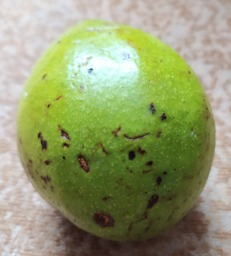
#> input picture data/crops/IMG_1002_0.jpg, 231 x 256 px
$ python -i prepare_data.py   (imports and definitions only)
#> lines starting #> are read from the running program, lines starting #| are printed output that depends on the picture
"""Step 2: turn the raw YOLO-format dataset into per-fruit crops + a leak-free split.

Raw data: full photos (data/raw/extracted/images) + YOLO box labels
(data/raw/extracted/labels, one line per fruit: class cx cy w h, all relative 0..1).

Class ids (worked out by viewing crops, the dataset ships no names file):
    0..3 = strawberry  unripe, partially ripe, ripe, rotten
    4..7 = avocado     unripe, partially ripe, ripe, rotten
So   fruit = cls // 4   and   ripeness grade = cls % 4   (0 < 1 < 2 < 3).

Leakage guard: the dataset contains augmented copies (same fruit pasted on a new
background, flipped, ...). If a copy lands in train and its twin in test, test
accuracy is inflated. We therefore
  1. put all crops from the same photo in one group, and
  2. merge groups whose crops look near-identical (perceptual hash, flip-aware),
then split by group with StratifiedGroupKFold.

Usage:  python src/prepare_data.py
"""
import csv
import os
from collections import Counter

import numpy as np
from PIL import Image, ImageOps
from sklearn.model_selection import StratifiedGroupKFold

ROOT = os.path.dirname(os.path.dirname(os.path.abspath(__file__)))
RAW = os.path.join(ROOT, "data", "raw", "extracted")
CROPS = os.path.join(ROOT, "data", "crops")
SPLITS = os.path.join(ROOT, "data", "splits")
FRUITS = ["strawberry", "avocado"]
STAGES = ["unripe", "partially_ripe", "ripe", "rotten"]
PAD = 0.08          # extra border around each box (fraction of box size)
CROP_SIZE = 256     # saved crop size (longest side)
HASH_SIZE = 16      # dHash grid -> 16*16 = 256-bit fingerprint
HASH_THRESH = 40    # max Hamming distance (of 256 bits) to call two crops duplicates
BLOCK = 10          # photo-number block size for session grouping
N_TRIES = 200       # candidate fold assignments; keep the one with the most even class mix
N_FOLDS = 5
SEED = 42


def dhash(img, size=HASH_SIZE):
    """Difference hash of the crop's centre (the fruit, not the background).

    A first version hashed the whole crop at 8x8; it chained 93 *different* dark
    avocados into one group, so we hash only the central 60% at 16x16."""
    W, H = img.size
    img = img.crop((int(W * .2), int(H * .2), int(W * .8), int(H * .8)))
    g = np.asarray(img.convert("L").resize((size + 1, size), Image.BILINEAR), dtype=np.int16)
    return (g[:, 1:] > g[:, :-1]).flatten()


class UnionFind:
    def __init__(self, n):
        self.p = list(range(n))

    # [5 lines left out: function find, not called in this run]

    def union(self, a, b):
        self.p[self.find(a)] = self.find(b)


# [92 lines left out: function main, not called in this run]


# [2 lines not run here, left out]

>>> from PIL import Image
>>> picture = Image.open('../data/crops/IMG_1002_0.jpg')
#> picture is the input picture: PIL image 231x256 RGB; mean R, G, B 147.4, 155.6, 111.6
>>> result = dhash(picture)
#> in dhash, `img = img.crop((int(W * .2), int(H * .2), int(W * .8), int(H * .8)))`:
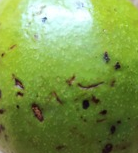
#> img: PIL image 138x153 RGB; mean R, G, B 124, 151.7, 74.9
